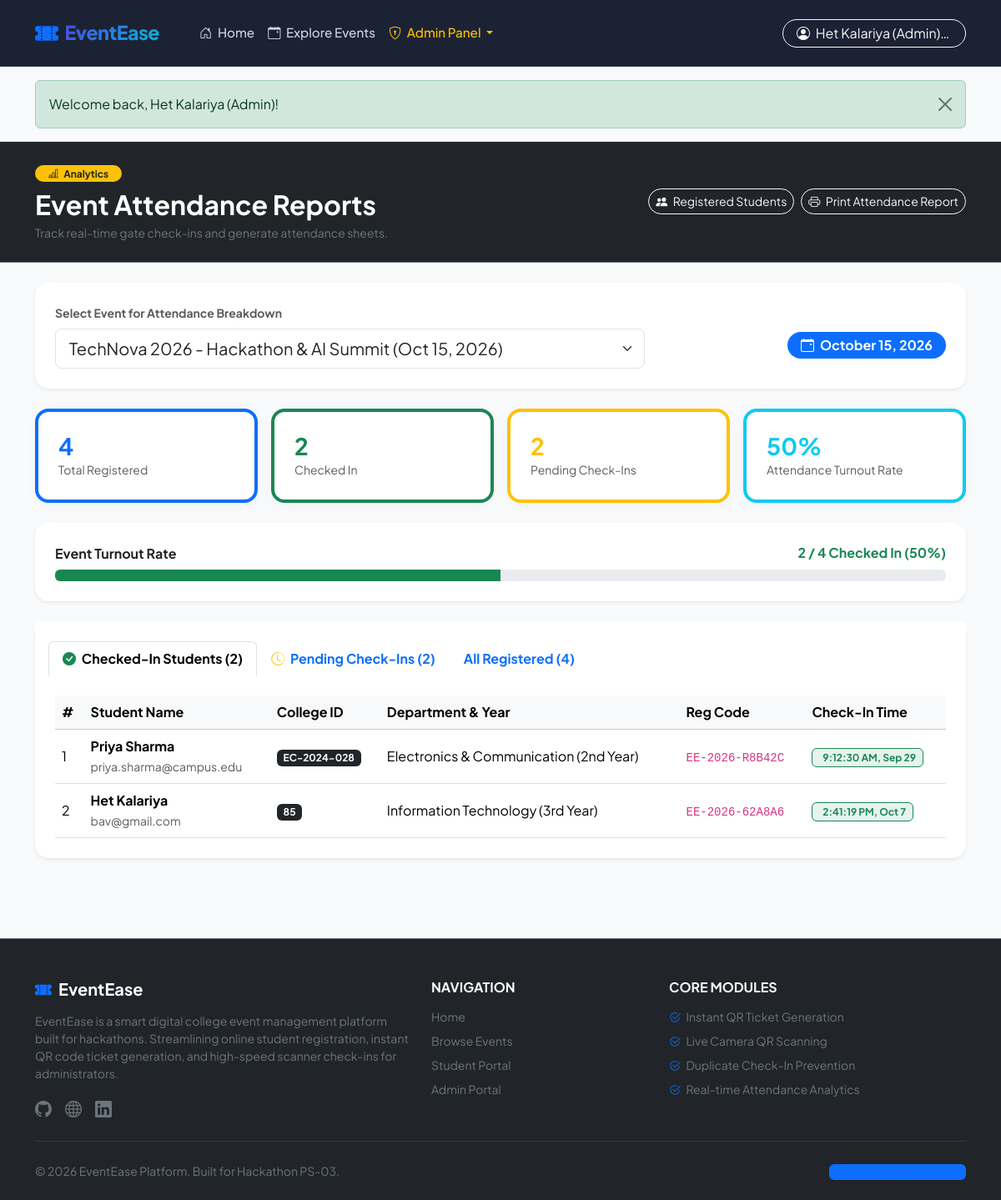
/admin/attendance.php (signed in), run on the app's committed database.
### tables this page shows
CREATE TABLE `events` (
  `id` INT AUTO_INCREMENT PRIMARY KEY,
  `title` VARCHAR(150) NOT NULL,
  `category` VARCHAR(50) NOT NULL DEFAULT 'General',
  `description` TEXT NOT NULL,
  `rules` TEXT,
  `event_date` DATE NOT NULL,
  `event_time` TIME NOT NULL,
  `venue` VARCHAR(150) NOT NULL,
  `organizer` VARCHAR(100) NOT NULL DEFAULT 'Campus Event Committee',
  `capacity` INT NOT NULL,
  `registered_count` INT DEFAULT 0,
  `image` VARCHAR(255) DEFAULT 'default-event.jpg',
  `status` ENUM('active', 'completed', 'cancelled') DEFAULT 'active',
  `created_at` TIMESTAMP DEFAULT CURRENT_TIMESTAMP
);

CREATE TABLE `registrations` (
  `id` INT AUTO_INCREMENT PRIMARY KEY,
  `user_id` INT NOT NULL,
  `event_id` INT NOT NULL,
  `registration_code` VARCHAR(50) NOT NULL UNIQUE,
  `qr_code` VARCHAR(255) NOT NULL,
  `checkin_status` ENUM('pending', 'checked_in') DEFAULT 'pending',
  `checkin_time` DATETIME DEFAULT NULL,
  `registered_at` TIMESTAMP DEFAULT CURRENT_TIMESTAMP,
  UNIQUE KEY `unique_user_event` (`user_id`, `event_id`),
  FOREIGN KEY (`user_id`) REFERENCES `users`(`id`) ON DELETE CASCADE,
  FOREIGN KEY (`event_id`) REFERENCES `events`(`id`) ON DELETE CASCADE
);

CREATE TABLE `users` (
  `id` INT AUTO_INCREMENT PRIMARY KEY,
  `name` VARCHAR(100) NOT NULL,
  `email` VARCHAR(100) NOT NULL UNIQUE,
  `phone` VARCHAR(20) NOT NULL,
  `college_id` VARCHAR(50) NOT NULL,
  `department` VARCHAR(100) NOT NULL,
  `year` VARCHAR(20) NOT NULL,
  `password` VARCHAR(255) NOT NULL,
  `role` ENUM('student', 'admin') DEFAULT 'student',
  `created_at` TIMESTAMP DEFAULT CURRENT_TIMESTAMP
);

### admin/attendance.php (the view, shortened to what this page needs)
<?php
$db = getDB();
$selectedEventId = intval($_GET['event_id'] ?? 0);
$eventsList = $db->query("SELECT id, title, event_date, capacity FROM events ORDER BY event_date ASC")->fetchAll();
if ($selectedEventId <= 0 && !empty($eventsList)) {
    $selectedEventId = $eventsList[0]['id'];
}
$selectedEvent = null;
if ($selectedEventId > 0) {
    $eStmt = $db->prepare("SELECT * FROM events WHERE id = ?");
    $eStmt->execute([$selectedEventId]);
    $selectedEvent = $eStmt->fetch();
}
$registrations = [];
$checkedInStudents = [];
$pendingStudents = [];
if ($selectedEventId > 0) {
    $rStmt = $db->prepare("
        SELECT r.*, u.name as student_name, u.email as student_email, u.phone, u.college_id, u.department, u.year
        FROM registrations r
        JOIN users u ON r.user_id = u.id
        WHERE r.event_id = ?
        ORDER BY r.checkin_status DESC, r.checkin_time ASC, r.registered_at ASC
    ");
    $rStmt->execute([$selectedEventId]);
    $registrations = $rStmt->fetchAll();
    foreach ($registrations as $r) {
        if ($r['checkin_status'] === 'checked_in') {
            $checkedInStudents[] = $r;
        } else {
            $pendingStudents[] = $r;
        }
    }
}
$totalRegistered = count($registrations);
$totalCheckedIn  = count($checkedInStudents);
$totalPending    = count($pendingStudents);
$attendancePct   = ($totalRegistered > 0) ? round(($totalCheckedIn / $totalRegistered) * 100, 1) : 0;
require_once __DIR__ . '/../includes/header.php';
?>
<div class="bg-dark text-white py-4 mb-4 border-bottom border-secondary">
    <div class="container">
        <div class="row align-items-center">
            <div class="col-md-7">
                <span class="badge bg-warning text-dark px-3 py-1 rounded-pill mb-2 font-semibold"><i class="bi bi-bar-chart-line me-1"></i> Analytics</span>
                <h2 class="fw-bold mb-1">Event Attendance Reports</h2>
                <p class="text-secondary small mb-0">Track real-time gate check-ins and generate attendance sheets.</p>
            </div>
            <div class="col-md-5 text-md-end mt-3 mt-md-0 d-flex gap-2 justify-content-md-end">
                <a href="students.php" class="btn btn-outline-light btn-sm rounded-pill">
                    <i class="bi bi-people-fill me-1"></i> Registered Students
                </a>
                <button type="button" class="btn btn-outline-light btn-sm rounded-pill" onclick="window.print()">
                    <i class="bi bi-printer me-1"></i> Print Attendance Report
                </button>
            </div>
        </div>
    </div>
</div>
<div class="container mb-5">
    <div class="card shadow-sm border-0 rounded-4 mb-4">
        <div class="card-body p-4">
            <form action="attendance.php" method="GET" class="row align-items-center g-3">
                <div class="col-md-8">
                    <label class="form-label fw-bold text-muted small">Select Event for Attendance Breakdown</label>
                    <select name="event_id" class="form-select form-select-lg" onchange="this.form.submit()">
                        <?php foreach ($eventsList as $ev): ?>
                            <option value="<?php echo $ev['id']; ?>" <?php echo ($selectedEventId === $ev['id']) ? 'selected' : ''; ?>>
                                <?php echo htmlspecialchars($ev['title']); ?> (<?php echo date('M j, Y', strtotime($ev['event_date'])); ?>)
                            </option>
                        <?php endforeach; ?>
                    </select>
                </div>
                <div class="col-md-4 text-md-end pt-md-4">
                    <span class="badge bg-primary fs-6 px-3 py-2 rounded-pill">
                        <i class="bi bi-calendar-event me-1"></i> <?php echo date('F j, Y', strtotime($selectedEvent['event_date'])); ?>
                    </span>
                </div>
            </form>
        </div>
    </div>
    <?php if ($selectedEvent): ?>
        <div class="row g-3 mb-4">
            <div class="col-md-3">
                <div class="stat-card border-start border-primary border-4">
                    <h3 class="fw-bold mb-0 text-primary"><?php echo $totalRegistered; ?></h3>
                    <span class="text-muted small">Total Registered</span>
                </div>
            </div>
            <div class="col-md-3">
                <div class="stat-card border-start border-success border-4">
                    <h3 class="fw-bold mb-0 text-success"><?php echo $totalCheckedIn; ?></h3>
                    <span class="text-muted small">Checked In</span>
                </div>
            </div>
            <div class="col-md-3">
                <div class="stat-card border-start border-warning border-4">
                    <h3 class="fw-bold mb-0 text-warning"><?php echo $totalPending; ?></h3>
                    <span class="text-muted small">Pending Check-Ins</span>
                </div>
            </div>
            <div class="col-md-3">
                <div class="stat-card border-start border-info border-4">
                    <h3 class="fw-bold mb-0 text-info"><?php echo $attendancePct; ?>%</h3>
                    <span class="text-muted small">Attendance Turnout Rate</span>
                </div>
            </div>
        </div>
        <div class="card border-0 shadow-sm rounded-4 mb-4">
            <div class="card-body p-4">
                <div class="d-flex justify-content-between align-items-center mb-2">
                    <h6 class="fw-bold mb-0">Event Turnout Rate</h6>
                    <span class="fw-bold text-success"><?php echo $totalCheckedIn; ?> / <?php echo $totalRegistered; ?> Checked In (<?php echo $attendancePct; ?>%)</span>
                </div>
                <div class="progress" style="height: 14px;">
                    <div class="progress-bar bg-success" role="progressbar" style="width: <?php echo $attendancePct; ?>%;" aria-valuenow="<?php echo $attendancePct; ?>" aria-valuemin="0" aria-valuemax="100"></div>
                </div>
            </div>
        </div>
        <div class="card border-0 shadow-sm rounded-4">
            <div class="card-header bg-white border-0 pt-4 px-4">
                <ul class="nav nav-tabs card-header-tabs" id="attendanceTabs" role="tablist">
                    <li class="nav-item" role="presentation">
                        <button class="nav-link active fw-bold" id="checkedin-tab" data-bs-toggle="tab" data-bs-target="#checkedin" type="button" role="tab">
                            <i class="bi bi-check-circle-fill text-success me-1"></i> Checked-In Students (<?php echo $totalCheckedIn; ?>)
                        </button>
                    </li>
                    <li class="nav-item" role="presentation">
                        <button class="nav-link fw-bold" id="pending-tab" data-bs-toggle="tab" data-bs-target="#pending" type="button" role="tab">
                            <i class="bi bi-clock-history text-warning me-1"></i> Pending Check-Ins (<?php echo $totalPending; ?>)
                        </button>
                    </li>
                    <li class="nav-item" role="presentation">
                        <button class="nav-link fw-bold" id="all-tab" data-bs-toggle="tab" data-bs-target="#all" type="button" role="tab">
                            All Registered (<?php echo $totalRegistered; ?>)
                        </button>
                    </li>
                </ul>
            </div>
            <div class="card-body p-4">
                <div class="tab-content" id="attendanceTabsContent">
                    <div class="tab-pane fade show active" id="checkedin" role="tabpanel">
                        <div class="table-responsive">
                            <table class="table table-hover align-middle mb-0">
                                <thead class="table-light">
                                    <tr>
                                        <th>#</th>
                                        <th>Student Name</th>
                                        <th>College ID</th>
                                        <th>Department & Year</th>
                                        <th>Reg Code</th>
                                        <th>Check-In Time</th>
                                    </tr>
                                </thead>
                                <tbody>
                                    <?php if (empty($checkedInStudents)): ?>
                                        <tr><td colspan="6" class="text-center py-4 text-muted">No students have checked in for this event yet.</td></tr>
                                    <?php else: ?>
                                        <?php $idx = 1; foreach ($checkedInStudents as $st): ?>
                                            <tr>
                                                <td><?php echo $idx++; ?></td>
                                                <td><strong><?php echo htmlspecialchars($st['student_name']); ?></strong><br><small class="text-muted"><?php echo htmlspecialchars($st['student_email']); ?></small></td>
                                                <td><span class="badge bg-dark"><?php echo htmlspecialchars($st['college_id']); ?></span></td>
                                                <td><?php echo htmlspecialchars($st['department']); ?> (<?php echo htmlspecialchars($st['year']); ?>)</td>
                                                <td><code><?php echo htmlspecialchars($st['registration_code']); ?></code></td>
                                                <td><span class="badge bg-success bg-opacity-10 text-success border border-success"><i class="bi bi-clock-check me-1"></i> <?php echo date('g:i:s A, M j', strtotime($st['checkin_time'])); ?></span></td>
                                            </tr>
                                        <?php endforeach; ?>
                                    <?php endif; ?>
                                </tbody>
                            </table>
                        </div>
                    </div>
                </div>
            </div>
        </div>
    <?php endif; ?>
</div>
<?php require_once __DIR__ . '/../includes/footer.php'; ?>

### assets/css/style.css (style rules this page uses)
:root { --primary-color: #4f46e5; --primary-hover: #4338ca; --secondary-color: #06b6d4; --dark-color: #0f172a; --light-bg: #f8fafc; --card-bg: #ffffff; --border-color: #e2e8f0; --text-primary: #1e293b; --text-muted: #64748b; --accent-gradient: linear-gradient(135deg, #4f46e5 0%, #06b6d4 100%); --hero-gradient: linear-gradient(135deg, #0f172a 0%, #1e1b4b 50%, #312e81 100%); }
body { font-family: 'Plus Jakarta Sans', -apple-system, BlinkMacSystemFont, sans-serif; background-color: var(--light-bg); color: var(--text-primary); min-height: 100vh; display: flex; flex-direction: column; }
.stat-card { background: #ffffff; border-radius: 1rem; padding: 1.5rem; border: 1px solid var(--border-color); box-shadow: 0 4px 20px rgba(0, 0, 0, 0.03); transition: transform 0.2s ease, box-shadow 0.2s ease; }

### data on the page
events: event_date "October 15, 2026"
registrations: user.name "Priya Sharma", user.email "priya.sharma@campus.edu", user.college_id "EC-2024-028", user.department "Electronics & Communication", user.year "2nd Year", registration_code "EE-2026-R8B42C", checkin_time "9:12:30 AM, Sep 29"
registrations: user.name "Het Kalariya", user.email "bav@gmail.com", user.college_id "85", user.department "Information Technology", user.year "3rd Year", registration_code "EE-2026-62A8A6", checkin_time "2:41:19 PM, Oct 7"

### other printed values
$_SESSION['user_name'] "Het Kalariya (Admin)"
$flash['message'] "Welcome back, Het Kalariya (Admin)!"
$totalRegistered "4"
$totalCheckedIn "2"
$totalPending "2"
$attendancePct "50"
form field event_id "TechNova 2026 - Hackathon & AI Summit (Oct 15, 2026)"
